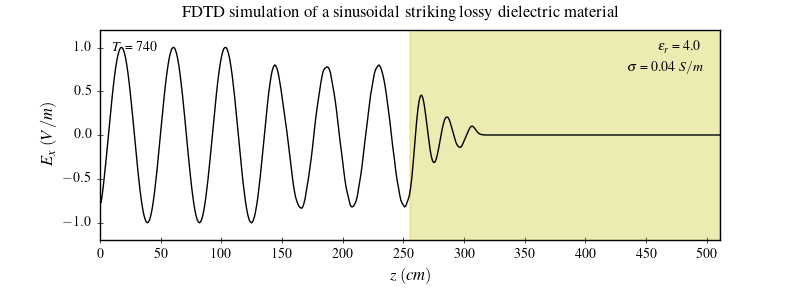

Write the Julia code that produced this figure.
#!/usr/bin/env julia
# File: fd1d_2_1.jl
# Name: D.Saravanan
# Date: 28/02/2025

""" Simulation of a propagating sinusoidal wave of 700 MHz striking a lossy
dielectric with a dielectric constant of 4 and conductivity of 0.04 (S/m) """

import PyPlot as plt

plt.matplotlib.style.use("classic")
plt.matplotlib.style.use("../pyplot.mplstyle")


function visualize(ns::Int, nx::Int, epsr::Float64, sigma::Float64, nax::Array{Float64}, ex::Array{Float64})::Nothing
    fig, ax = plt.subplots(figsize=(8,3), gridspec_kw=Dict("hspace"=>0.2))
    fig.suptitle("FDTD simulation of a sinusoidal striking lossy dielectric material")
    medium = epsr > 1 ? findall(x->x!=0,1.0./nax.-1) : 1.0./nax.-1
    ax.plot(0:nx-1, ex, color="k", linewidth=1.0)
    ax.axvspan(medium[1], medium[end], color="y", alpha=0.3)
    ax.set(xlim=(0, nx-1), ylim=(-1.2, 1.2))
    ax.set(xticks=0:Int(ceil(nx/500)*25):nx)
    ax.set(xlabel="\$z\\;(cm)\$", ylabel="\$E_x\\;(V/m)\$")
    ax.text(0.02, 0.90, "\$T\$ = $ns", transform=ax.transAxes)
    ax.text(0.90, 0.90, "\$\\epsilon_r\$ = $epsr", transform=ax.transAxes)
    ax.text(0.85, 0.80, "\$\\sigma\$ = $sigma \$S/m\$", transform=ax.transAxes)
    plt.subplots_adjust(bottom=0.2, hspace=0.45)
    plt.savefig("fd1d_2_1.png", dpi=100)
end


struct medium
    nax::Array{Float64}
    nbx::Array{Float64}
end


function sinusoidal(t::Int32, ds::Float64, freq::Float64)::Float64
    dt::Float64 = ds/6e8  # time step (s)
    return sin(2*pi*freq*dt*t)
end


function dxfield(t::Int32, nx::Int, dx::Array{Float64}, hy::Array{Float64})
    # calculate the electric flux density Dx
    @views dx[2:nx] .+= 0.5 .* (hy[1:nx-1] .- hy[2:nx])
    # put a sinusoidal wave at the low end
    dx[2] += sinusoidal(t, 0.01, 700e6)
end


function exfield(nx::Int, md::medium, dx::Array{Float64}, ix::Array{Float64}, ex::Array{Float64})
    # calculate the Ex field from Dx
    @views ex[2:nx] .= md.nax[2:nx] .* (dx[2:nx] .- ix[2:nx])
    @views ix[2:nx] .+= md.nbx[2:nx] .* ex[2:nx]
end


function hyfield(nx::Int, ex::Array{Float64}, hy::Array{Float64}, bc::Array{Float64})
    # absorbing boundary conditions
    ex[1], bc[1], bc[2] = bc[1], bc[2], ex[2]
    ex[nx], bc[4], bc[3] = bc[4], bc[3], ex[nx-1]
    # calculate the Hy field
    @views hy[1:nx-1] .+= 0.5 .* (ex[1:nx-1] .- ex[2:nx])
end


function dielectric(nx::Int, dt::Float64, epsr::Float64, sigma::Float64)::medium
    md = medium(
        fill(1.0::Float64, nx),
        fill(0.0::Float64, nx),
    )
    eps0::Float64 = 8.854e-12  # vaccum permittivity (F/m)
    md.nax[nx÷2+1:nx] .= 1/(epsr + sigma*dt/eps0)
    md.nbx[nx÷2+1:nx] .= sigma*dt/eps0
    return md
end


function main()

    nx::Int = 512  # number of grid points
    ns::Int = 740  # number of time steps

    dx = zeros(Float64, nx)
    ex = zeros(Float64, nx)
    ix = zeros(Float64, nx)
    hy = zeros(Float64, nx)

    bc = zeros(Float64, 4)

    ds::Float64 = 0.01  # spatial step (m)
    dt::Float64 = ds/6e8  # time step (s)
    epsr::Float64 = 4.0  # relative permittivity
    sigma::Float64 = 0.04  # conductivity (S/m)
    md::medium = dielectric(nx, dt, epsr, sigma)

    for t in Int32.(1:ns)
        dxfield(t, nx, dx, hy)
        exfield(nx, md, dx, ix, ex)
        hyfield(nx, ex, hy, bc)
    end

    visualize(ns, nx, epsr, sigma, md.nax, ex)
end


if abspath(PROGRAM_FILE) == @__FILE__
    main()
end
